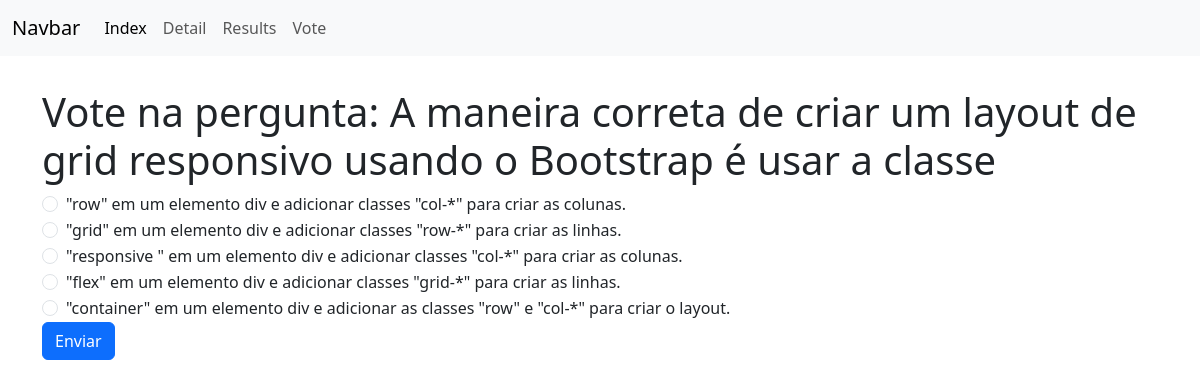
/polls/3/vote/, run on the app's committed database.
### polls/models.py (models this page shows)
class Question(models.Model):
    question_text = models.CharField(max_length=200)
    pub_date = models.DateTimeField('date published')
    imagem = models.ImageField(upload_to ='uploads/', default="")

class Choice(models.Model):
    question = models.ForeignKey(Question, on_delete=models.CASCADE)
    choice_text = models.CharField(max_length=200)
    votes = models.IntegerField(default=0)

### polls/views.py (the view, shortened to what this page needs)
# urls.py: path('<int:question_id>/vote/', views.vote, name='vote'),
def vote(request, question_id):
    questao = Question.objects.get(id=question_id)
    opcoes = Choice.objects.filter(question = question_id)
    context = {
        'pergunta': questao,
        'respostas': opcoes
    }
    return render(request, 'vote.html', context)

### polls/templates/vote.html (shortened to what this page needs)
{% extends "base.html" %}
{% block body %}
<h1>Vote na pergunta: {{pergunta.question_text}}</h1>
<div>
    <form action="" method="post">
        {% for resposta in respostas %}
        <div class="form-check">
            <input class="form-check-input" type="radio" name="voto" value="{{ resposta.id }}">
            <label class="form-check-label">
                {{ resposta.choice_text }}
            </label>
        </div>
        {% endfor %}
        <button type="submit" class="btn btn-primary">Enviar</button>
    </form>
</div>
{% endblock %}

### data on the page
Question: question_text "A maneira correta de criar um layout de grid responsivo usando o Bootstrap é usar a classe"
Choice: choice_text "\"row\" em um elemento div e adicionar classes \"col-*\" para criar as colunas."
Choice: choice_text "\"grid\" em um elemento div e adicionar classes \"row-*\" para criar as linhas."
Choice: choice_text "\"responsive \" em um elemento div e adicionar classes \"col-*\" para criar as colunas."
Choice: choice_text "\"flex\" em um elemento div e adicionar classes \"grid-*\" para criar as linhas."
Choice: choice_text "\"container\" em um elemento div e adicionar as classes \"row\" e \"col-*\" para criar o layout."
